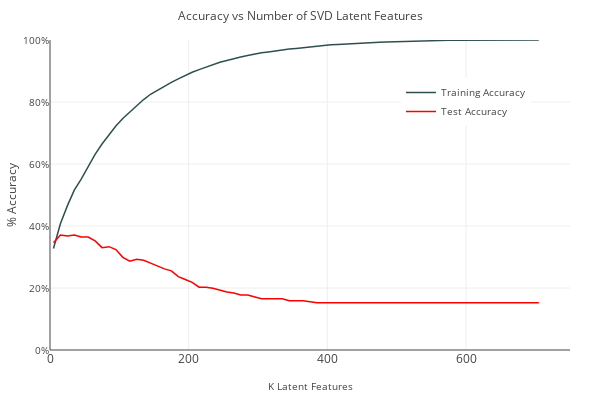

Notebook code cell kept with this figure:
### Code cell
# Perform evaluation at different K

k_train_error, k_test_error = svd_performance(u_train, s_train, vt_train, u_test, vt_test, user_item_train, 
    user_item_test_subset, num_latent_feats)
#print('No of errors:', len(k_train_error), len(k_test_error))

# Calculate the % accuracy of predictions
# Note: the denominiator represents total number of interactions 

acc_train = 1 - (np.array(k_train_error) /df_train.shape[0])
acc_test = 1 - (np.array(k_test_error)/ df_test.loc[df_test['user_id'].isin(list(common_users)),:].shape[0])

# Plot the Test and Training accuracy for different K

trace1 = go.Scatter(
        x=num_latent_feats,
        y=acc_train,            
        mode='linemarkers',
        line=dict(color='DarkSlateGrey', width=1.5),
        name='Training Accuracy'
)
trace2 = go.Scatter(
        x=num_latent_feats,
        y=acc_test,            
        mode='linemarkers',
        line=dict(color='Red', width=1.5),
        name='Test Accuracy'
)
layout = go.Layout(
        width = 600,
        height = 400,
        margin = dict(l=50, r=30, t=40, b=50), 
        title = 'Accuracy vs Number of SVD Latent Features',    
        titlefont = dict(size=12),    
        yaxis = {
                'title': '% Accuracy',
                'titlefont': dict(size=12),
                'tickfont' : dict(size=10),
                'tickformat': '.0%',
                'gridwidth': None,
                'range': [0,1]
        },
        xaxis = {
                'title': 'K Latent Features', 
                'titlefont': dict(size=10),
                'range': [0,750]
        },        
        legend = {
                'font': dict(size=10),
                'x': 0.8,  # Horizontally center the legend
                'y': 0.8,  # Adjust vertical position as needed
                'xanchor': 'center',  # Ensure that x=0.5 is the center of the legend
                'yanchor': 'middle'   # Ensure that y=0.5 is the middle of the legend
        }
    )   

fig = go.Figure(data=[trace1, trace2], layout=layout)

iplot(fig)

### Figure 1 — Plotly figure (JSON) as saved in the notebook; plotly's stock layout.template omitted (floating-point values rounded to 4 significant figures)
{"data": [{"line": {"color": "DarkSlateGrey", "width": 1.5}, "mode": "linemarkers", "name": "Training Accuracy", "type": "scatter", "x": [5, 15, 25, 35, 45, 55, 65, 75, 85, 95, 105, 115, 125, 135, 145, 155, 165, 175, 185, 195, 205, 215, 225, 235, 245, 255, 265, 275, 285, 295, 305, 315, 325, 335, 345, 355, 365, 375, 385, 395, 405, 415, 425, 435, 445, 455, 465, 475, 485, 495, 505, 515, 525, 535, 545, 555, 565, 575, 585, 595, 605, 615, 625, 635, 645, 655, 665, 675, 685, 695, 705], "y": [0.3273, 0.407, 0.4648, 0.5154, 0.5515, 0.5937, 0.6313, 0.6645, 0.695, 0.7224, 0.747, 0.7683, 0.7893, 0.808, 0.8249, 0.8383, 0.8525, 0.8635, 0.8748, 0.8857, 0.8958, 0.9044, 0.9127, 0.9204, 0.9282, 0.934, 0.9406, 0.9455, 0.9499, 0.9547, 0.9586, 0.9615, 0.965, 0.968, 0.9708, 0.9727, 0.9753, 0.9786, 0.9813, 0.9832, 0.9845, 0.9859, 0.9874, 0.9887, 0.9899, 0.991, 0.9919, 0.9929, 0.9939, 0.9946, 0.995, 0.9959, 0.9967, 0.9972, 0.9978, 0.9983, 0.9987, 0.9989, 0.9991, 0.9994, 0.9994, 0.9995, 0.9996, 0.9998, 0.9999, 1.0, 1, 1, 1, 1, 1]}, {"line": {"color": "Red", "width": 1.5}, "mode": "linemarkers", "name": "Test Accuracy", "type": "scatter", "x": [5, 15, 25, 35, 45, 55, 65, 75, 85, 95, 105, 115, 125, 135, 145, 155, 165, 175, 185, 195, 205, 215, 225, 235, 245, 255, 265, 275, 285, 295, 305, 315, 325, 335, 345, 355, 365, 375, 385, 395, 405, 415, 425, 435, 445, 455, 465, 475, 485, 495, 505, 515, 525, 535, 545, 555, 565, 575, 585, 595, 605, 615, 625, 635, 645, 655, 665, 675, 685, 695, 705], "y": [0.3458, 0.3707, 0.3676, 0.3707, 0.3645, 0.3645, 0.352, 0.3302, 0.3333, 0.324, 0.2991, 0.2866, 0.2928, 0.2897, 0.2804, 0.271, 0.2617, 0.2555, 0.2368, 0.2274, 0.2181, 0.2025, 0.2025, 0.1994, 0.1931, 0.1869, 0.1838, 0.1776, 0.1776, 0.1713, 0.1651, 0.1651, 0.1651, 0.1651, 0.1589, 0.1589, 0.1589, 0.1558, 0.1526, 0.1526, 0.1526, 0.1526, 0.1526, 0.1526, 0.1526, 0.1526, 0.1526, 0.1526, 0.1526, 0.1526, 0.1526, 0.1526, 0.1526, 0.1526, 0.1526, 0.1526, 0.1526, 0.1526, 0.1526, 0.1526, 0.1526, 0.1526, 0.1526, 0.1526, 0.1526, 0.1526, 0.1526, 0.1526, 0.1526, 0.1526, 0.1526]}], "layout": {"height": 400, "legend": {"font": {"size": 10}, "x": 0.8, "xanchor": "center", "y": 0.8, "yanchor": "middle"}, "margin": {"b": 50, "l": 50, "r": 30, "t": 40}, "title": "Accuracy vs Number of SVD Latent Features", "titlefont": {"size": 12}, "width": 600, "xaxis": {"range": [0, 750], "title": "K Latent Features", "titlefont": {"size": 10}}, "yaxis": {"gridwidth": null, "range": [0, 1], "tickfont": {"size": 10}, "tickformat": ".0%", "title": "% Accuracy", "titlefont": {"size": 12}}}}
